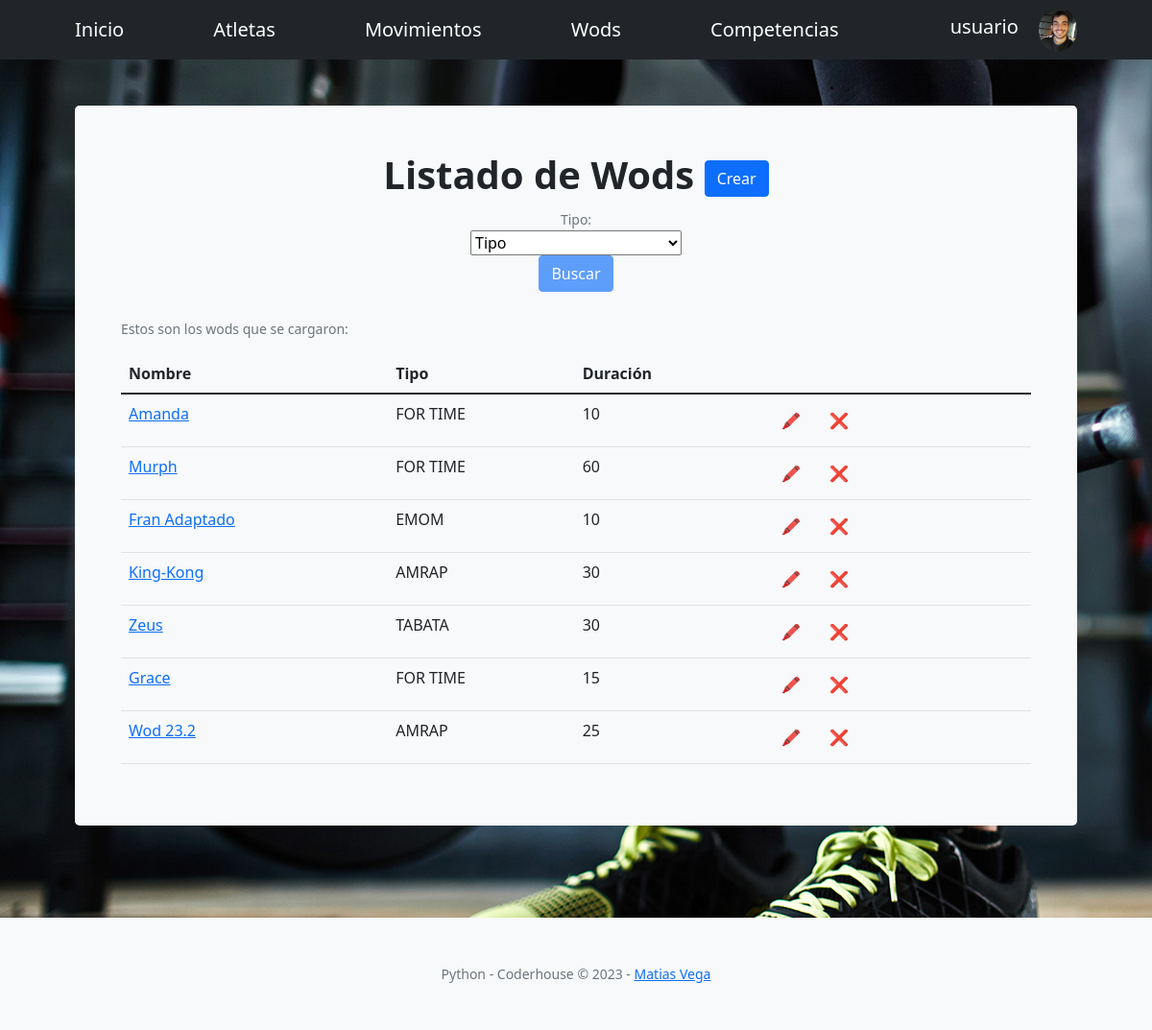
Screenshot of /AppCoder/listaWods/ (signed in) with the database file from the repository.
### AppCoder/models.py (models this page shows, shortened)
class AvatarImagen(models.Model):
    usuario = models.ForeignKey(User, on_delete = models.CASCADE)
    imagen = models.ImageField(upload_to="avatares", null=True, blank=True)

class Wod(models.Model):
    nombre = models.CharField(max_length=40)
    duracion = models.IntegerField()
    tipo = models.CharField(
        max_length=10,
        choices= TIPOS,
        default='TABATA',
    )
    rondas = models.CharField(
        max_length=10,
        choices= RONDAS,
        default='Sin Rondas',
    )
    cantidad1 = models.IntegerField(blank=True, default=0)
    movimiento1 = models.ForeignKey(Movimiento, related_name='movimientos1', on_delete=models.CASCADE, blank=True, default= None)
    cantidad2 = models.IntegerField(null=True, blank=True, default=0)
    movimiento2 = models.ForeignKey(Movimiento, related_name='movimientos2', on_delete=models.CASCADE, null=True, blank=True, default= None)
    cantidad3 = models.IntegerField(blank=True, null=True, default=0)
    movimiento3 = models.ForeignKey(Movimiento, related_name='movimientos3', on_delete=models.CASCADE, null=True, blank=True, default= None)
    cantidad4 = models.IntegerField(blank=True, null=True, default=0)
    movimiento4 = models.ForeignKey(Movimiento, related_name='movimientos4', on_delete=models.CASCADE, null=True, blank=True, default= None)
    cantidad5 = models.IntegerField(blank=True, null=True, default=0)
    movimiento5 = models.ForeignKey(Movimiento, related_name='movimientos5', on_delete=models.CASCADE, null=True, blank=True, default= None)

### AppCoder/views.py (the view)
# urls.py: path("listaWods/", verWods, name = "Ver Wods"), # Todos los Wod
def verWods(request):
    listaWods = Wod.objects.all() # Obtengo todos los wods
    return render(request, "AppCoder/Wod/listaWods.html", {"listaWods": listaWods})

### AppCoder/templates/AppCoder/Wod/listaWods.html (shortened to what this page needs)
{% extends "AppCoder/padre.html" %}
{% block titulo %}
Listado de Wods
{% if request.user.is_staff %}
<a class="btn btn-primary btn-xl"  href="{% url 'Crear Wod' %}">Crear</a>
{% endif %}
{% endblock %}
{% block botonera %}
<div class="container px-5 col-lg-4" >
  <form action="/AppCoder/filtrarWod/" id="formulario" method="GET">
      <label class="form-text">Tipo: </label>
      <select name="tipo" id="tipo" >
          <option value="">Tipo</option>
      </select>
      <br>
      <button class="btn btn-primary btn-xl" type="submit" id="enviar" disabled>Buscar</button>
  </form>
</div>
{% endblock %}
{% block formulario %}
<br>
<p class="form-text"> Estos son los wods que se cargaron: </p>
<table class="table">
    <thead>
      <tr>
        <th>Nombre</th>
        <th>Tipo</th>
        <th>Duración</th>
        <th> </th>
      </tr>
    </thead>
    <tbody>
      {% for x in listaWods %}
        <tr>
          <td>
          <a  href="{% url 'Filtrar Wod' x.nombre %}"  > {{ x.nombre }} </a> </td>
          <td>{{ x.tipo }}</td>
          <td>{{ x.duracion }}</td>
          <td>
            {% if request.user.is_staff %}
            <a class="btn btn-outline-light btn-xl" href="{% url 'Editar Wod' x.nombre %}"  > &#128397  </a>
            <a  class="btn btn-outline-light btn-xl" href="{% url 'Borrar Wod' x.nombre %}"  > &#10060 </a>
            {% endif %}
            </td>
          <td>
          </td>
        </tr>
      {% endfor %}
    </tbody>
  </table>
{% endblock %}

### AppCoder/templates/AppCoder/padre.html (shortened to what this page needs)
<!DOCTYPE html>
<html lang="en">
    <head> {% load static %}
        <link href="https://cdn.jsdelivr.net/npm/bootstrap-icons@1.5.0/font/bootstrap-icons.css" rel="stylesheet" />
        <link href="https://cdnjs.cloudflare.com/ajax/libs/SimpleLightbox/2.1.0/simpleLightbox.min.css" rel="stylesheet" />
        <link href="{% static 'AppCoder/css/styles.css' %}" rel="stylesheet" />
    </head>
    <body id="page-top" style="background-image: url('/media/fondo/bg-masthead.jpg')">
        <nav class="navbar navbar-expand-lg navbar-dark bg-dark">
            <div class="container px-4 px-lg-5">
                <a class="navbar-brand" href="{% url 'Ver Scores' %}">Inicio</a>
                <a class="navbar-brand" href="{% url 'Ver Atletas' %}">Atletas</a>
                <a class="navbar-brand" href="{% url 'Ver Movimientos' %}">Movimientos</a>
                <a class="navbar-brand" href="{% url 'Ver Wods' %}">Wods</a>
                <a class="navbar-brand" href="{% url 'Ver Competencias' %}">Competencias</a>
                {% if request.user.is_authenticated %}
                <li class="nav-item dropdown">
                            {% with  request.user.avatarimagen_set.last as first_image %}
                            <a class="navbar-brand">  {{ request.user }}  </a>
                            {% if first_image %}
                                <img class="rounded-circle" width ="40px" href="#" role="button" data-bs-toggle="dropdown" aria-expanded="false" id="navbarDropdownPortfolio" src="{{first_image.imagen.url}}" href="{% url 'Cambiar Avatar' %}" alt="Datos de mi cuenta">
                            {% else %}
                                <img class="rounded-circle" width ="40px" href="#" role="button" data-bs-toggle="dropdown" aria-expanded="false" id="navbarDropdownPortfolio" src="/media/avatarSinAvatar.jpg" href="{% url 'Cambiar Avatar' %}" alt="Datos de mi cuenta">
                            {% endif %}
                                {% endwith %}
                        </li>
            </div>
                {% else %}
                <a class="btn btn-outline-primary btn-xl" href="{% url 'Log In' %}">Iniciar Sesión</a>
                <a class="btn btn-primary btn-xl" href="{% url 'Sign Up' %}">Registrarse</a>
                {% endif %}
        </nav>
        <section class="py-5" >
            <div class="container px-5" >
                <div class="bg-light rounded-3 py-5 px-4 px-md-5 mb-5">
                    <div class="text-center">
                        <h1 class="fw-bolder">
                            {% block titulo %}
                            {%endblock%}
                        </h1>
                            {% block botonera %}
                            {%endblock%}
                </div>
                    <div>
                        {% block formulario %}
                        {%endblock%}
                    </div>
                </div>
        </section>
        <footer class="bg-light py-5">
            <div class="container px-4 px-lg-5"><div class="small text-center text-muted">Python - Coderhouse &copy; 2023 - <a href="{% url 'About' %}">Matias Vega</a></div></div>
        </footer>
    </body>
</html>

### rows the page displays
AvatarImagen: imagen (picture)
Wod: nombre "Amanda", tipo "FOR TIME", duracion "10"
Wod: nombre "Murph", tipo "FOR TIME", duracion "60"
Wod: nombre "Fran Adaptado", tipo "EMOM", duracion "10"
Wod: nombre "King-Kong", tipo "AMRAP", duracion "30"
Wod: nombre "Zeus", tipo "TABATA", duracion "30"
Wod: nombre "Grace", tipo "FOR TIME", duracion "15"
Wod: nombre "Wod 23.2", tipo "AMRAP", duracion "25"

### other values shown
{{ request.user }} "usuario"
